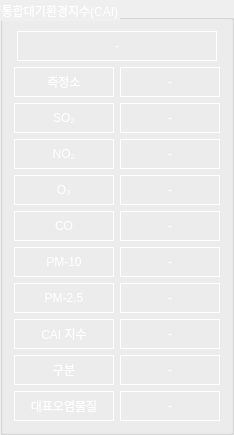
   <widget class="QGroupBox" name="groupBox_cai">
    <property name="geometry">
     <rect>
      <x>570</x>
      <y>20</y>
      <width>230</width>
      <height>431</height>
     </rect>
    </property>
    <property name="styleSheet">
     <string notr="true">color: rgb(255, 255, 255);</string>
    </property>
    <property name="title">
     <string>통합대기환경지수(CAI)</string>
    </property>
    <layout class="QGridLayout" name="gridLayout">
     <item row="0" column="0">
      <layout class="QGridLayout" name="gridLayout_cai">
       <item row="0" column="0">
        <layout class="QGridLayout" name="gridLayout_cai_header">
         <item row="0" column="0">
          <widget class="QLabel" name="label_cai_time">
           <property name="sizePolicy">
            <sizepolicy hsizetype="Fixed" vsizetype="Fixed">
             <horstretch>0</horstretch>
             <verstretch>0</verstretch>
            </sizepolicy>
           </property>
           <property name="minimumSize">
            <size>
             <width>200</width>
             <height>30</height>
            </size>
           </property>
           <property name="frameShape">
            <enum>QFrame::Box</enum>
           </property>
           <property name="frameShadow">
            <enum>QFrame::Plain</enum>
           </property>
           <property name="lineWidth">
            <number>1</number>
           </property>
           <property name="text">
            <string>-</string>
           </property>
           <property name="alignment">
            <set>Qt::AlignCenter</set>
           </property>
          </widget>
         </item>
        </layout>
       </item>
       <item row="1" column="0">
        <layout class="QGridLayout" name="gridLayout_cai_table">
         <item row="7" column="0">
          <widget class="QLabel" name="label_cai_cai_column">
           <property name="sizePolicy">
            <sizepolicy hsizetype="Fixed" vsizetype="Fixed">
             <horstretch>0</horstretch>
             <verstretch>0</verstretch>
            </sizepolicy>
           </property>
           <property name="minimumSize">
            <size>
             <width>100</width>
             <height>30</height>
            </size>
           </property>
           <property name="frameShape">
            <enum>QFrame::Box</enum>
           </property>
           <property name="frameShadow">
            <enum>QFrame::Plain</enum>
           </property>
           <property name="lineWidth">
            <number>1</number>
           </property>
           <property name="text">
            <string>CAI 지수</string>
           </property>
           <property name="alignment">
            <set>Qt::AlignCenter</set>
           </property>
          </widget>
         </item>
         <item row="5" column="0">
          <widget class="QLabel" name="label_cai_pm10_column">
           <property name="sizePolicy">
            <sizepolicy hsizetype="Fixed" vsizetype="Fixed">
             <horstretch>0</horstretch>
             <verstretch>0</verstretch>
            </sizepolicy>
           </property>
           <property name="minimumSize">
            <size>
             <width>100</width>
             <height>30</height>
            </size>
           </property>
           <property name="frameShape">
            <enum>QFrame::Box</enum>
           </property>
           <property name="frameShadow">
            <enum>QFrame::Plain</enum>
           </property>
           <property name="lineWidth">
            <number>1</number>
           </property>
           <property name="text">
            <string>PM-10</string>
           </property>
           <property name="alignment">
            <set>Qt::AlignCenter</set>
           </property>
          </widget>
         </item>
         <item row="3" column="0">
          <widget class="QLabel" name="label_cai_o3_column">
           <property name="sizePolicy">
            <sizepolicy hsizetype="Fixed" vsizetype="Fixed">
             <horstretch>0</horstretch>
             <verstretch>0</verstretch>
            </sizepolicy>
           </property>
           <property name="minimumSize">
            <size>
             <width>100</width>
             <height>30</height>
            </size>
           </property>
           <property name="frameShape">
            <enum>QFrame::Box</enum>
           </property>
           <property name="frameShadow">
            <enum>QFrame::Plain</enum>
           </property>
           <property name="lineWidth">
            <number>1</number>
           </property>
           <property name="text">
            <string>O₃</string>
           </property>
           <property name="alignment">
            <set>Qt::AlignCenter</set>
           </property>
          </widget>
         </item>
         <item row="6" column="1">
          <widget class="QLabel" name="label_cai_pm25_01">
           <property name="sizePolicy">
            <sizepolicy hsizetype="Fixed" vsizetype="Fixed">
             <horstretch>0</horstretch>
             <verstretch>0</verstretch>
            </sizepolicy>
           </property>
           <property name="minimumSize">
            <size>
             <width>100</width>
             <height>30</height>
            </size>
           </property>
           <property name="frameShape">
            <enum>QFrame::Box</enum>
           </property>
           <property name="frameShadow">
            <enum>QFrame::Plain</enum>
           </property>
           <property name="lineWidth">
            <number>1</number>
           </property>
           <property name="text">
            <string>-</string>
           </property>
           <property name="alignment">
            <set>Qt::AlignCenter</set>
           </property>
          </widget>
         </item>
         <item row="3" column="1">
          <widget class="QLabel" name="label_cai_o3_01">
           <property name="sizePolicy">
            <sizepolicy hsizetype="Fixed" vsizetype="Fixed">
             <horstretch>0</horstretch>
             <verstretch>0</verstretch>
            </sizepolicy>
           </property>
           <property name="minimumSize">
            <size>
             <width>100</width>
             <height>30</height>
            </size>
           </property>
           <property name="frameShape">
            <enum>QFrame::Box</enum>
           </property>
           <property name="frameShadow">
            <enum>QFrame::Plain</enum>
           </property>
           <property name="lineWidth">
            <number>1</number>
           </property>
           <property name="text">
            <string>-</string>
           </property>
           <property name="alignment">
            <set>Qt::AlignCenter</set>
           </property>
          </widget>
         </item>
         <item row="4" column="0">
          <widget class="QLabel" name="label_cai_co_column">
           <property name="sizePolicy">
            <sizepolicy hsizetype="Fixed" vsizetype="Fixed">
             <horstretch>0</horstretch>
             <verstretch>0</verstretch>
            </sizepolicy>
           </property>
           <property name="minimumSize">
            <size>
             <width>100</width>
             <height>30</height>
            </size>
           </property>
           <property name="frameShape">
            <enum>QFrame::Box</enum>
           </property>
           <property name="frameShadow">
            <enum>QFrame::Plain</enum>
           </property>
           <property name="lineWidth">
            <number>1</number>
           </property>
           <property name="text">
            <string>CO</string>
           </property>
           <property name="alignment">
            <set>Qt::AlignCenter</set>
           </property>
          </widget>
         </item>
         <item row="4" column="1">
          <widget class="QLabel" name="label_cai_co_01">
           <property name="sizePolicy">
            <sizepolicy hsizetype="Fixed" vsizetype="Fixed">
             <horstretch>0</horstretch>
             <verstretch>0</verstretch>
            </sizepolicy>
           </property>
           <property name="minimumSize">
            <size>
             <width>100</width>
             <height>30</height>
            </size>
           </property>
           <property name="frameShape">
            <enum>QFrame::Box</enum>
           </property>
           <property name="frameShadow">
            <enum>QFrame::Plain</enum>
           </property>
           <property name="lineWidth">
            <number>1</number>
           </property>
           <property name="text">
            <string>-</string>
           </property>
           <property name="alignment">
            <set>Qt::AlignCenter</set>
           </property>
          </widget>
         </item>
         <item row="6" column="0">
          <widget class="QLabel" name="label_cai_pm25_column">
           <property name="sizePolicy">
            <sizepolicy hsizetype="Fixed" vsizetype="Fixed">
             <horstretch>0</horstretch>
             <verstretch>0</verstretch>
            </sizepolicy>
           </property>
           <property name="minimumSize">
            <size>
             <width>100</width>
             <height>30</height>
            </size>
           </property>
           <property name="frameShape">
            <enum>QFrame::Box</enum>
           </property>
           <property name="frameShadow">
            <enum>QFrame::Plain</enum>
           </property>
           <property name="lineWidth">
            <number>1</number>
           </property>
           <property name="text">
            <string>PM-2.5</string>
           </property>
           <property name="alignment">
            <set>Qt::AlignCenter</set>
           </property>
          </widget>
         </item>
         <item row="8" column="1">
          <widget class="QLabel" name="label_cai_status_01">
           <property name="sizePolicy">
            <sizepolicy hsizetype="Fixed" vsizetype="Fixed">
             <horstretch>0</horstretch>
             <verstretch>0</verstretch>
            </sizepolicy>
           </property>
           <property name="minimumSize">
            <size>
             <width>100</width>
             <height>30</height>
            </size>
           </property>
           <property name="frameShape">
            <enum>QFrame::Box</enum>
           </property>
           <property name="frameShadow">
            <enum>QFrame::Plain</enum>
           </property>
           <property name="lineWidth">
            <number>1</number>
           </property>
           <property name="text">
            <string>-</string>
           </property>
           <property name="alignment">
            <set>Qt::AlignCenter</set>
           </property>
          </widget>
         </item>
         <item row="0" column="0">
          <widget class="QLabel" name="label_cai_city_column">
           <property name="sizePolicy">
            <sizepolicy hsizetype="Fixed" vsizetype="Fixed">
             <horstretch>0</horstretch>
             <verstretch>0</verstretch>
            </sizepolicy>
           </property>
           <property name="minimumSize">
            <size>
             <width>100</width>
             <height>30</height>
            </size>
           </property>
           <property name="frameShape">
            <enum>QFrame::Box</enum>
           </property>
           <property name="frameShadow">
            <enum>QFrame::Plain</enum>
           </property>
           <property name="lineWidth">
            <number>1</number>
           </property>
           <property name="text">
            <string>측정소</string>
           </property>
           <property name="alignment">
            <set>Qt::AlignCenter</set>
           </property>
          </widget>
         </item>
         <item row="9" column="1">
          <widget class="QLabel" name="label_cai_maxstatus_01">
           <property name="sizePolicy">
            <sizepolicy hsizetype="Fixed" vsizetype="Fixed">
             <horstretch>0</horstretch>
             <verstretch>0</verstretch>
            </sizepolicy>
           </property>
           <property name="minimumSize">
            <size>
             <width>100</width>
             <height>30</height>
            </size>
           </property>
           <property name="frameShape">
            <enum>QFrame::Box</enum>
           </property>
           <property name="frameShadow">
            <enum>QFrame::Plain</enum>
           </property>
           <property name="lineWidth">
            <number>1</number>
           </property>
           <property name="text">
            <string>-</string>
           </property>
           <property name="alignment">
            <set>Qt::AlignCenter</set>
           </property>
          </widget>
         </item>
         <item row="7" column="1">
          <widget class="QLabel" name="label_cai_cai_01">
           <property name="sizePolicy">
            <sizepolicy hsizetype="Fixed" vsizetype="Fixed">
             <horstretch>0</horstretch>
             <verstretch>0</verstretch>
            </sizepolicy>
           </property>
           <property name="minimumSize">
            <size>
             <width>100</width>
             <height>30</height>
            </size>
           </property>
           <property name="frameShape">
            <enum>QFrame::Box</enum>
           </property>
           <property name="frameShadow">
            <enum>QFrame::Plain</enum>
           </property>
           <property name="lineWidth">
            <number>1</number>
           </property>
           <property name="text">
            <string>-</string>
           </property>
           <property name="alignment">
            <set>Qt::AlignCenter</set>
           </property>
          </widget>
         </item>
         <item row="1" column="0">
          <widget class="QLabel" name="label_cai_so2_column">
           <property name="sizePolicy">
            <sizepolicy hsizetype="Fixed" vsizetype="Fixed">
             <horstretch>0</horstretch>
             <verstretch>0</verstretch>
            </sizepolicy>
           </property>
           <property name="minimumSize">
            <size>
             <width>100</width>
             <height>30</height>
            </size>
           </property>
           <property name="frameShape">
            <enum>QFrame::Box</enum>
           </property>
           <property name="frameShadow">
            <enum>QFrame::Plain</enum>
           </property>
           <property name="lineWidth">
            <number>1</number>
           </property>
           <property name="text">
            <string>SO₂</string>
           </property>
           <property name="alignment">
            <set>Qt::AlignCenter</set>
           </property>
          </widget>
         </item>
         <item row="1" column="1">
          <widget class="QLabel" name="label_cai_so2_01">
           <property name="sizePolicy">
            <sizepolicy hsizetype="Fixed" vsizetype="Fixed">
             <horstretch>0</horstretch>
             <verstretch>0</verstretch>
            </sizepolicy>
           </property>
           <property name="minimumSize">
            <size>
             <width>100</width>
             <height>30</height>
            </size>
           </property>
           <property name="frameShape">
            <enum>QFrame::Box</enum>
           </property>
           <property name="frameShadow">
            <enum>QFrame::Plain</enum>
           </property>
           <property name="lineWidth">
            <number>1</number>
           </property>
           <property name="text">
            <string>-</string>
           </property>
           <property name="alignment">
            <set>Qt::AlignCenter</set>
           </property>
          </widget>
         </item>
         <item row="5" column="1">
          <widget class="QLabel" name="label_cai_pm10_01">
           <property name="sizePolicy">
            <sizepolicy hsizetype="Fixed" vsizetype="Fixed">
             <horstretch>0</horstretch>
             <verstretch>0</verstretch>
            </sizepolicy>
           </property>
           <property name="minimumSize">
            <size>
             <width>100</width>
             <height>30</height>
            </size>
           </property>
           <property name="frameShape">
            <enum>QFrame::Box</enum>
           </property>
           <property name="frameShadow">
            <enum>QFrame::Plain</enum>
           </property>
           <property name="lineWidth">
            <number>1</number>
           </property>
           <property name="text">
            <string>-</string>
           </property>
           <property name="alignment">
            <set>Qt::AlignCenter</set>
           </property>
          </widget>
         </item>
         <item row="2" column="0">
          <widget class="QLabel" name="label_cai_no2_column">
           <property name="sizePolicy">
            <sizepolicy hsizetype="Fixed" vsizetype="Fixed">
             <horstretch>0</horstretch>
             <verstretch>0</verstretch>
            </sizepolicy>
           </property>
           <property name="minimumSize">
            <size>
             <width>100</width>
             <height>30</height>
            </size>
           </property>
           <property name="frameShape">
            <enum>QFrame::Box</enum>
           </property>
           <property name="frameShadow">
            <enum>QFrame::Plain</enum>
           </property>
           <property name="lineWidth">
            <number>1</number>
           </property>
           <property name="text">
            <string>NO₂</string>
           </property>
           <property name="alignment">
            <set>Qt::AlignCenter</set>
           </property>
          </widget>
         </item>
         <item row="2" column="1">
          <widget class="QLabel" name="label_cai_no2_01">
           <property name="sizePolicy">
            <sizepolicy hsizetype="Fixed" vsizetype="Fixed">
             <horstretch>0</horstretch>
             <verstretch>0</verstretch>
            </sizepolicy>
           </property>
           <property name="minimumSize">
            <size>
             <width>100</width>
             <height>30</height>
            </size>
           </property>
           <property name="frameShape">
            <enum>QFrame::Box</enum>
           </property>
           <property name="frameShadow">
            <enum>QFrame::Plain</enum>
           </property>
           <property name="lineWidth">
            <number>1</number>
           </property>
           <property name="text">
            <string>-</string>
           </property>
           <property name="alignment">
            <set>Qt::AlignCenter</set>
           </property>
          </widget>
         </item>
         <item row="8" column="0">
          <widget class="QLabel" name="label_cai_status_column">
           <property name="sizePolicy">
            <sizepolicy hsizetype="Fixed" vsizetype="Fixed">
             <horstretch>0</horstretch>
             <verstretch>0</verstretch>
            </sizepolicy>
           </property>
           <property name="minimumSize">
            <size>
             <width>100</width>
             <height>30</height>
            </size>
           </property>
           <property name="frameShape">
            <enum>QFrame::Box</enum>
           </property>
           <property name="frameShadow">
            <enum>QFrame::Plain</enum>
           </property>
           <property name="lineWidth">
            <number>1</number>
           </property>
           <property name="text">
            <string>구분</string>
           </property>
           <property name="alignment">
            <set>Qt::AlignCenter</set>
           </property>
          </widget>
         </item>
         <item row="9" column="0">
          <widget class="QLabel" name="label_cai_maxstatus_column">
           <property name="sizePolicy">
            <sizepolicy hsizetype="Fixed" vsizetype="Fixed">
             <horstretch>0</horstretch>
             <verstretch>0</verstretch>
            </sizepolicy>
           </property>
           <property name="minimumSize">
            <size>
             <width>100</width>
             <height>30</height>
            </size>
           </property>
           <property name="frameShape">
            <enum>QFrame::Box</enum>
           </property>
           <property name="frameShadow">
            <enum>QFrame::Plain</enum>
           </property>
           <property name="lineWidth">
            <number>1</number>
           </property>
           <property name="text">
            <string>대표오염물질</string>
           </property>
           <property name="alignment">
            <set>Qt::AlignCenter</set>
           </property>
          </widget>
         </item>
         <item row="0" column="1">
          <widget class="QLabel" name="label_cai_city_01">
           <property name="sizePolicy">
            <sizepolicy hsizetype="Fixed" vsizetype="Fixed">
             <horstretch>0</horstretch>
             <verstretch>0</verstretch>
            </sizepolicy>
           </property>
           <property name="minimumSize">
            <size>
             <width>100</width>
             <height>30</height>
            </size>
           </property>
           <property name="frameShape">
            <enum>QFrame::Box</enum>
           </property>
           <property name="frameShadow">
            <enum>QFrame::Plain</enum>
           </property>
           <property name="lineWidth">
            <number>1</number>
           </property>
           <property name="text">
            <string>-</string>
           </property>
           <property name="alignment">
            <set>Qt::AlignCenter</set>
           </property>
          </widget>
         </item>
        </layout>
       </item>
      </layout>
     </item>
    </layout>
   </widget>
